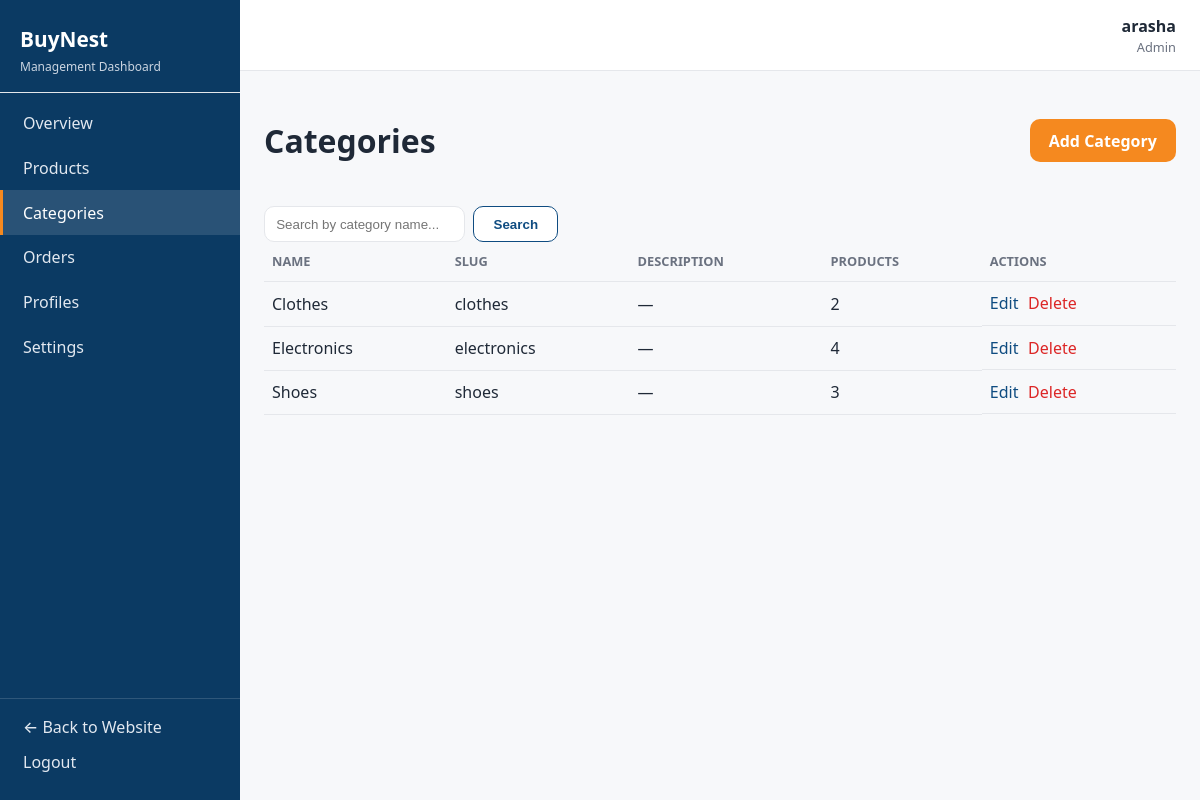
The app's page /dashboard/categories/ (signed in) with its own data.
### authentication/models.py (models this page shows, shortened)
class User(AbstractUser):
    phone_number = models.CharField(max_length=15, blank=True)
    address = models.TextField(blank=True)

### products/models.py (models this page shows, shortened)
class Category(models.Model):
    name = models.CharField(max_length=100, unique=True)
    slug = models.SlugField(max_length=120, unique=True, blank=True)
    description = models.TextField(blank=True)
    class Meta:
        verbose_name_plural = 'Categories'
        ordering = ['name']

### dashboard/views.py (the view)
# urls.py: path('categories/', views.category_list, name='category_list'),
@dashboard_permission_required('products.view_category')
def category_list(request):
    categories = Category.objects.all().order_by('name')
    query = request.GET.get('q', '')
    if query:
        categories = categories.filter(name__icontains=query)
    categories = categories.prefetch_related('products')
    paginator = Paginator(categories, 15)
    page_obj = paginator.get_page(request.GET.get('page'))
    return render(request, 'dashboard/categories/category_list.html', {
        'active_section': 'categories', 'page_obj': page_obj, 'query': query,
    })

### dashboard/templates/dashboard/categories/category_list.html (shortened to what this page needs)
{% extends "dashboard/base_dashboard.html" %}
{% block dashboard_content %}
<div class="dashboard-toolbar">
    <h1>Categories</h1>
    {% if perms.products.add_category %}
        <a href="{% url 'dashboard:category_add' %}" class="btn btn-primary">Add Category</a>
    {% endif %}
</div>
<form method="get" class="dashboard-filters">
    <input type="search" name="q" value="{{ query }}" placeholder="Search by category name...">
    <button type="submit" class="btn btn-secondary">Search</button>
</form>
{% if page_obj.object_list %}
<div class="table-responsive">
    <table class="dashboard-table">
        <thead>
            <tr><th>Name</th><th>Slug</th><th>Description</th><th>Products</th><th>Actions</th></tr>
        </thead>
        <tbody>
        {% for category in page_obj %}
            <tr>
                <td>{{ category.name }}</td>
                <td>{{ category.slug }}</td>
                <td>{{ category.description|truncatewords:12|default:"—" }}</td>
                <td>{{ category.products.count }}</td>
                <td class="dashboard-actions">
                    {% if perms.products.change_category %}
                        <a href="{% url 'dashboard:category_edit' category.pk %}">Edit</a>
                    {% endif %}
                    {% if perms.products.delete_category %}
                        <a href="{% url 'dashboard:category_delete' category.pk %}" class="text-danger">Delete</a>
                    {% endif %}
                </td>
            </tr>
        {% endfor %}
        </tbody>
    </table>
</div>
{% else %}
<p class="empty-state">No categories have been added yet.</p>
{% if perms.products.add_category %}
    <a href="{% url 'dashboard:category_add' %}" class="btn btn-primary">Add Category</a>
{% endif %}
{% endif %}
{% endblock %}

### dashboard/templates/dashboard/base_dashboard.html (shortened to what this page needs)
{% load static %}
<!DOCTYPE html>
<html lang="en">
<head>
    <link rel="stylesheet" href="{% static 'css/style.css' %}">
    <link rel="stylesheet" href="{% static 'css/dashboard.css' %}">
</head>
<body class="dashboard-body">
    <div class="dashboard-layout">
        <aside class="dashboard-sidebar" id="dashboardSidebar">
            <div class="dashboard-sidebar-header">
                <a href="{% url 'dashboard:home' %}" class="dashboard-brand">BuyNest</a>
                <span class="dashboard-subtitle">Management Dashboard</span>
            </div>
            <nav class="dashboard-nav">
                <a href="{% url 'dashboard:home' %}"
                    class="dashboard-nav-link {% if active_section == 'home' %}active{% endif %}">Overview</a>
                {% if perms.products.view_product %}
                <a href="{% url 'dashboard:product_list' %}"
                    class="dashboard-nav-link {% if active_section == 'products' %}active{% endif %}">Products</a>
                {% endif %}
                {% if perms.products.view_category %}
                <a href="{% url 'dashboard:category_list' %}"
                    class="dashboard-nav-link {% if active_section == 'categories' %}active{% endif %}">Categories</a>
                {% endif %}
                {% if perms.orders.view_order %}
                <a href="{% url 'dashboard:order_list' %}"
                 class="dashboard-nav-link {% if active_section == 'orders' %}active{% endif %}">Orders</a>
                {% endif %}
                {% if perms.authentication.view_user %}
                <a href="{% url 'dashboard:profile_list' %}"
                    class="dashboard-nav-link {% if active_section == 'profiles' %}active{% endif %}">Profiles</a>
                {% endif %}
                {% if user.is_superuser %}
                <a href="{% url 'dashboard:settings_list' %}"
                    class="dashboard-nav-link {% if active_section == 'settings' %}active{% endif %}">Settings</a>
                {% endif %}
            </nav>
            <div class="dashboard-sidebar-footer">
                <a href="{% url 'home' %}" class="dashboard-nav-link">&larr; Back to Website</a>
                <form action="{% url 'authentication:logout' %}" method="post" class="inline-form">
                    <button type="submit" class="dashboard-nav-link link-button">Logout</button>
                </form>
            </div>
        </aside>
        <div class="dashboard-main">
            <header class="dashboard-topbar">
                <div class="dashboard-topbar-user">
                    <span class="dashboard-user-name">{{ user.get_full_name|default:user.username }}</span>
                    <span class="dashboard-user-role">
                        {% if user.is_superuser %}Admin{% else %}Staff{% endif %}
                    </span>
                </div>
            </header>
            <main class="dashboard-content">
                {% block dashboard_content %}{% endblock %}
            </main>
        </div>
    </div>
</body>
</html>

### static/css/style.css (style rules this page uses)
:root { --primary-color: #0f4c81; --primary-dark: #0b3a63; --secondary-color: #1c9d8f; --accent-color: #f5891f; --background-color: #f7f8fa; --surface-color: #ffffff; --text-color: #1f2937; --muted-text-color: #6b7280; --border-color: #e5e7eb; --success-color: #15803d; --warning-color: #d97706; --danger-color: #dc2626; --border-radius: 10px; --container-width: 1200px; }
* { box-sizing: border-box; }
body { margin: 0; font-family: 'Segoe UI', system-ui, -apple-system, sans-serif; background-color: var(--background-color); color: var(--text-color); line-height: 1.5; }
a { color: var(--primary-color); text-decoration: none; }
.link-button { background: none; border: none; padding: 0; font: inherit; color: var(--text-color); font-weight: 500; cursor: pointer; }
.inline-form { display: inline; }
.btn { display: inline-block; padding: 0.6rem 1.2rem; border-radius: var(--border-radius); font-weight: 600; cursor: pointer; border: none; text-align: center; }
.btn-primary { background-color: var(--accent-color); color: #fff; }
.btn-secondary { background-color: var(--surface-color); color: var(--primary-color); border: 1px solid var(--primary-color); }

### static/css/dashboard.css (style rules this page uses)
.dashboard-body { margin: 0; background-color: var(--background-color); }
.dashboard-layout { display: flex; min-height: 100vh; }
.dashboard-sidebar { width: 240px; flex-shrink: 0; background-color: var(--primary-dark, var(--primary-color)); color: #fff; display: flex; flex-direction: column; justify-content: space-between; position: sticky; top: 0; height: 100vh; }
.dashboard-sidebar-header { padding: 1.5rem 1.25rem 1rem; border-bottom: 1px solid var(--border-color); }
.dashboard-brand { color: #fff; font-size: 1.3rem; font-weight: 700; }
.dashboard-subtitle { display: block; color: #cbd5e1; font-size: 0.75rem; margin-top: 0.15rem; }
.dashboard-nav { display: flex; flex-direction: column; padding: 0.5rem 0; flex: 1; }
.dashboard-nav-link { color: #e2e8f0; padding: 0.65rem 1.25rem; font-weight: 500; border-left: 3px solid transparent; }
.dashboard-nav-link.active { background-color: rgba(255, 255, 255, 0.12); border-left-color: var(--accent-color); color: #fff; }
.dashboard-sidebar-footer { padding: 1rem 0; border-top: 1px solid rgba(255, 255, 255, 0.15); }
.dashboard-sidebar-footer .link-button { color: #e2e8f0; width: 100%; text-align: left; }
.dashboard-main { flex: 1; min-width: 0; }
.dashboard-topbar { display: flex; align-items: center; justify-content: space-between; background-color: var(--surface-color); border-bottom: 1px solid var(--border-color); padding: 0.85rem 1.5rem; }
.dashboard-topbar-user { display: flex; flex-direction: column; align-items: flex-end; margin-left: auto; }
.dashboard-user-name { font-weight: 600; }
.dashboard-user-role { font-size: 0.8rem; color: var(--muted-text-color); }
.dashboard-content { padding: 1.5rem; }
.table-responsive { overflow-x: auto; }
.dashboard-table { width: 100%; border-collapse: collapse; min-width: 480px; }
.dashboard-table th, .dashboard-table td { text-align: left; padding: 0.6rem 0.5rem; border-bottom: 1px solid var(--border-color); white-space: nowrap; }
.dashboard-table th { color: var(--muted-text-color); font-size: 0.8rem; text-transform: uppercase; }
.dashboard-toolbar { display: flex; flex-wrap: wrap; gap: 0.75rem; align-items: center; justify-content: space-between; margin-bottom: 1.25rem; }
.dashboard-filters { display: flex; flex-wrap: wrap; gap: 0.5rem; }
.dashboard-filters input, .dashboard-filters select { padding: 0.45rem 0.7rem; border: 1px solid var(--border-color); border-radius: var(--border-radius); }
.dashboard-actions { display: flex; gap: 0.6rem; white-space: nowrap; }
.text-danger { color: var(--danger-color); }

### records on screen
User: get_full_name "arasha"
Category: name "Clothes", slug "clothes", description "—", products.count "2"
Category: name "Electronics", slug "electronics", description "—", products.count "4"
Category: name "Shoes", slug "shoes", description "—", products.count "3"
